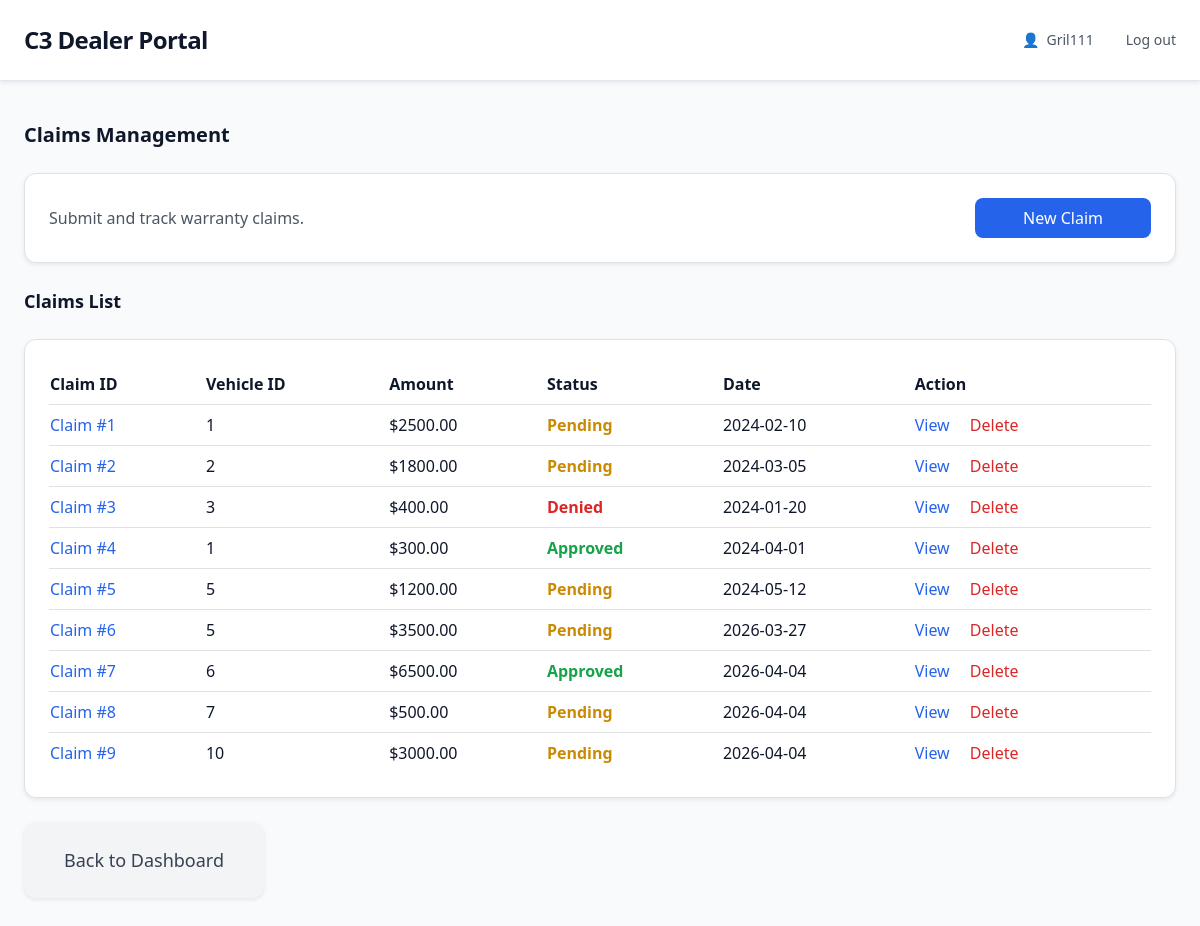
Screenshot of /claims/ (signed in) with the database file from the repository.
### learning_logs/models.py (models this page shows, shortened)
class ClaimRecord(models.Model):
    claimid = models.IntegerField(db_column='claimID', primary_key=True)
    vehicleid = models.IntegerField(db_column='vehicleID', blank=True, null=True)
    claimstatus = models.TextField(db_column='claimStatus', blank=True, null=True)
    description = models.TextField(blank=True, null=True)
    claimamount = models.FloatField(db_column='claimAmount', blank=True, null=True)
    claimdate = models.TextField(db_column='claimDate', blank=True, null=True)
    class Meta:
        managed = False
        db_table = 'Claim'

### learning_logs/views.py (the view)
# urls.py: path("claims/", views.claims, name="claims"),
@login_required
def claims(request):
    claims = ClaimRecord.objects.all().order_by('claimid')
    return render(request, 'learning_logs/claims.html', {
        'claims': claims
    })

### learning_logs/templates/learning_logs/claims.html (shortened to what this page needs)
{% extends "learning_logs/base.html" %}
{% block content %}
<h2 class="text-xl font-semibold mb-6">Claims Management</h2>
<div class="bg-white border rounded-xl p-6 shadow-sm mb-6 flex items-center justify-between">
    <p class="text-gray-600">
        Submit and track warranty claims.
    </p>
    <a href="{% url 'learning_logs:new_claim' %}"
       class="inline-block bg-blue-600 text-white px-5 py-2 rounded-lg hover:bg-blue-700 transition">
        New Claim
    </a>
</div>
<h3 class="text-lg font-semibold mb-4">Claims List</h3>
<div class="bg-white border rounded-xl p-4 shadow-sm">
    <table class="w-full">
        <thead>
            <tr>
                <th class="text-left py-2">Claim ID</th>
                <th class="text-left py-2">Vehicle ID</th>
                <th class="text-left py-2">Amount</th>
                <th class="text-left py-2">Status</th>
                <th class="text-left py-2">Date</th>
                <th class="text-left py-2">Action</th>
            </tr>
        </thead>
        <tbody>
            {% for claim in claims %}
            <tr class="border-t">
                <td class="py-2">
                    <a href="{% url 'learning_logs:claim_detail' claim.claimid %}" class="text-blue-600 hover:underline">
                        Claim #{{ claim.claimid }}
                    </a>
                </td>
                <td class="py-2">{{ claim.vehicleid }}</td>
                <td class="py-2">${{ claim.claimamount|floatformat:2 }}</td>
                <td class="py-2">
                    <span class="
                        {% if claim.claimstatus == 'Approved' %}text-green-600
                        {% elif claim.claimstatus == 'Denied' %}text-red-600
                        {% elif claim.claimstatus == 'Pending' %}text-yellow-600
                        {% else %}text-gray-600{% endif %}
                        font-semibold
                    ">
                        {{ claim.claimstatus }}
                    </span>
                </td>
                <td class="py-2">{{ claim.claimdate }}</td>
                <td class="py-2 space-x-4">
                    <a href="{% url 'learning_logs:claim_detail' claim.claimid %}"
                       class="text-blue-600 hover:underline">
                       View
                    </a>
                    <form action="{% url 'learning_logs:delete_claim' claim.claimid %}"
                        method="post"
                        class="inline">
                        <button type="submit"
                                class="text-red-600 hover:underline"
                                onclick="return confirm('Delete this claim?');">
                            Delete
                        </button>
                    </form>
                </td>
            </tr>
            {% empty %}
            <tr>
                <td colspan="6" class="text-center py-4 text-gray-500">
                    No claims found.
                </td>
            </tr>
            {% endfor %}
        </tbody>
    </table>
</div>
<div class="flex justify-start mt-6">
    <a href="{% url 'learning_logs:index' %}"
       class="bg-gray-100 text-gray-700 px-10 py-4 rounded-xl text-lg shadow-sm hover:bg-gray-200 transition">
        Back to Dashboard
    </a>
</div>
{% endblock %}

### learning_logs/templates/learning_logs/base.html (shortened to what this page needs)
<!DOCTYPE html>
<html lang="en">
<head>
    <link href="https://cdn.jsdelivr.net/npm/bootstrap@5.3.3/dist/css/bootstrap.min.css" rel="stylesheet">
    <script src="https://cdn.tailwindcss.com"></script>
</head>
<body class="bg-slate-50 text-slate-900">
    <header class="bg-white border-b border-slate-200 shadow-sm">
        <div class="max-w-7xl mx-auto px-6">
            <div class="flex items-center justify-between h-20">
                <a href="{% url 'learning_logs:index' %}"
                   class="text-2xl font-bold tracking-tight text-slate-900 hover:text-blue-600 transition">
                    C3 Dealer Portal
                </a>
                <div class="flex items-center gap-8 text-sm">
                    {% if request.user.is_authenticated %}
                        <div class="flex items-center gap-2 text-slate-600">
                            <span>👤</span>
                            <span class="font-medium">{{ user.username }}</span>
                        </div>
                        <form action="{% url 'users:logout' %}" method="post" class="m-0 inline">
                            <button type="submit"
                                    class="text-sm text-gray-600 hover:text-gray-900 bg-transparent border-none p-0">
                                    Log out
                            </button>
                        </form>
                    {% endif %}
                </div>
            </div>
        </div>
    </header>
    <main class="max-w-7xl mx-auto px-6 py-10">
        {% block content %}
        {% endblock content %}
    </main>
</body>
</html>

### rows the page displays
ClaimRecord: claimid "1", vehicleid "1", claimamount "2500.00", claimstatus "Pending", claimdate "2024-02-10"
ClaimRecord: claimid "2", vehicleid "2", claimamount "1800.00", claimstatus "Pending", claimdate "2024-03-05"
ClaimRecord: claimid "3", vehicleid "3", claimamount "400.00", claimstatus "Denied", claimdate "2024-01-20"
ClaimRecord: claimid "4", vehicleid "1", claimamount "300.00", claimstatus "Approved", claimdate "2024-04-01"
ClaimRecord: claimid "5", vehicleid "5", claimamount "1200.00", claimstatus "Pending", claimdate "2024-05-12"
ClaimRecord: claimid "6", vehicleid "5", claimamount "3500.00", claimstatus "Pending", claimdate "2026-03-27"
ClaimRecord: claimid "7", vehicleid "6", claimamount "6500.00", claimstatus "Approved", claimdate "2026-04-04"
ClaimRecord: claimid "8", vehicleid "7", claimamount "500.00", claimstatus "Pending", claimdate "2026-04-04"
ClaimRecord: claimid "9", vehicleid "10", claimamount "3000.00", claimstatus "Pending", claimdate "2026-04-04"

### other values shown
{{ user.username }} "Gril111"
